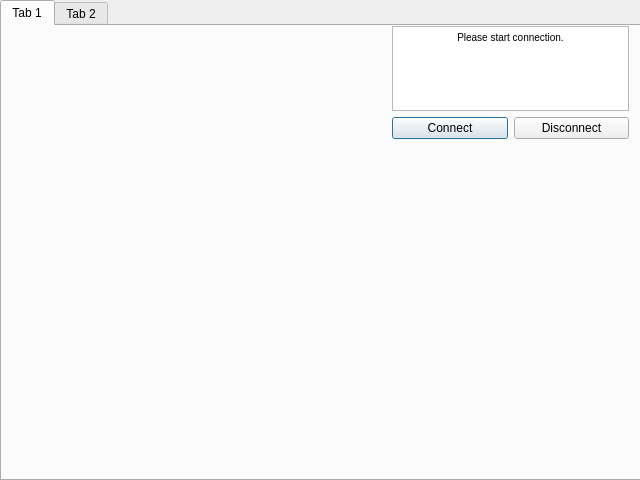
<?xml version="1.0" encoding="UTF-8"?>
<ui version="4.0">
 <class>Window</class>
 <widget class="QDialog" name="Window">
  <property name="geometry">
   <rect>
    <x>0</x>
    <y>0</y>
    <width>640</width>
    <height>480</height>
   </rect>
  </property>
  <property name="windowTitle">
   <string>GUI for pymmw</string>
  </property>
  <widget class="QTabWidget" name="tabWidget">
   <property name="geometry">
    <rect>
     <x>0</x>
     <y>0</y>
     <width>641</width>
     <height>481</height>
    </rect>
   </property>
   <property name="currentIndex">
    <number>0</number>
   </property>
   <widget class="QWidget" name="tab">
    <attribute name="title">
     <string>Tab 1</string>
    </attribute>
    <widget class="QWidget" name="verticalLayoutWidget">
     <property name="geometry">
      <rect>
       <x>390</x>
       <y>0</y>
       <width>237</width>
       <height>113</height>
      </rect>
     </property>
     <layout class="QVBoxLayout" name="verticalLayout">
      <item>
       <widget class="QTextBrowser" name="textBrowser">
        <property name="html">
         <string>&lt;!DOCTYPE HTML PUBLIC &quot;-//W3C//DTD HTML 4.0//EN&quot; &quot;http://www.w3.org/TR/REC-html40/strict.dtd&quot;&gt;
&lt;html&gt;&lt;head&gt;&lt;meta name=&quot;qrichtext&quot; content=&quot;1&quot; /&gt;&lt;style type=&quot;text/css&quot;&gt;
p, li { white-space: pre-wrap; }
&lt;/style&gt;&lt;/head&gt;&lt;body style=&quot; font-family:'MS Shell Dlg 2'; font-size:7.8pt; font-weight:400; font-style:normal;&quot;&gt;
&lt;p align=&quot;center&quot; style=&quot; margin-top:0px; margin-bottom:0px; margin-left:0px; margin-right:0px; -qt-block-indent:0; text-indent:0px;&quot;&gt;Please start connection.&lt;/p&gt;&lt;/body&gt;&lt;/html&gt;</string>
        </property>
       </widget>
      </item>
      <item>
       <layout class="QHBoxLayout" name="horizontalLayout">
        <item>
         <widget class="QPushButton" name="ConectButton">
          <property name="text">
           <string>Connect</string>
          </property>
         </widget>
        </item>
        <item>
         <widget class="QPushButton" name="DisconnectButton">
          <property name="text">
           <string>Disconnect</string>
          </property>
         </widget>
        </item>
       </layout>
      </item>
     </layout>
    </widget>
   </widget>
   <widget class="QWidget" name="tab_2">
    <attribute name="title">
     <string>Tab 2</string>
    </attribute>
   </widget>
  </widget>
 </widget>
 <resources/>
 <connections/>
</ui>
